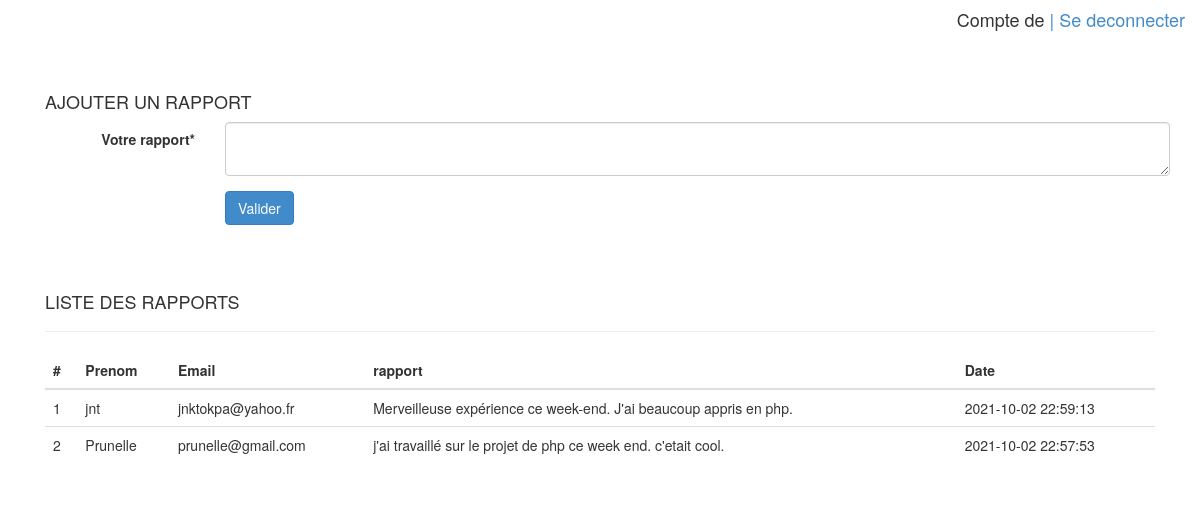
The app's page /accueil.php with its own data.
### tables this page shows
CREATE TABLE `rapport` (
  `id` int(11) NOT NULL,
  `pseudo` varchar(255) NOT NULL,
  `mail` varchar(255) NOT NULL,
  `rapp` text NOT NULL,
  `date_rapport` datetime NOT NULL DEFAULT current_timestamp()
);

### connexion.php (called while the page is built, shortened)
<?php
    $req_select_rapport = "SELECT * FROM rapport ORDER BY date_rapport DESC";
?>

### table_liste_rapport.php (the view)
<div class="col-md-12 jnt-pad-top">
            <div class="content-panel">
              <h4></i> LISTE DES RAPPORTS</h4>
              <hr>
              <table class="table">
                <thead>
                  <tr>
                    <th>#</th>
                    <th>Prenom</th>
                    <th>Email</th>
                    <th>rapport</th>
                    <th>Date</th>
                  </tr>
                </thead>
                <tbody>
                    <?php
                        $i = 1 ;
                        while ($row = $select_rapport->fetch()){
                            echo "<tr>" ;
                            echo "<td>$i</td>" ;
                            echo "<td>$row[pseudo]</td>" ;
                            echo "<td>$row[mail]</td>" ;
                            echo "<td>$row[rapp]</td>" ;
                            echo "<td>$row[date_rapport]</td>" ;
                            $i++ ;
                        }
                        ?>
                </tbody>
              </table>
            </div>
          </div>

### accueil.php (shortened to what this page needs)
<?php
    include_once ('connexion.php');
?>
<!DOCTYPE html>
<html lang="en">
    <head>
        <link rel="stylesheet" href="css/bootstrap.css">
        <link rel="stylesheet" href="css/style.css">
    </head>
    <body>
        <div>
            <h4 class="col-lg-12 text-align-end">Compte de <?php echo $_SESSION['pseudo']; ?><a href="deconnection.php"> | Se deconnecter</a></h4>
        </div>
        <div class=" form container jnt-pad-top">
            <h4 class="col-lg-12">AJOUTER UN RAPPORT</h4>
            <form class="form-horizontal style-form"  method="POST" action="">
                <div class="form-group ">
                    <label for="rapport" class="control-label col-lg-2">Votre rapport*</label>
                    <div class="col-lg-10">
                        <textarea class="form-control " id="rapport" name="rapport" required></textarea>
                    </div>
                </div>
                <div class="form-group">
                    <div class="col-lg-offset-2 col-lg-10">
                        <button class="btn btn-primary" name="valider" type="submit">Valider</button>
                    </div>
                </div>
            </form>
            <div>
                <?php
                    $select_rapport = $bdd->query($req_select_rapport);
                    include_once ('table_liste_rapport.php');
                ?>
            </div>
        </div>
    </body>
</html>

### css/style.css (style rules this page uses)
.jnt-pad-top { padding-top: 3em; }
.text-align-end { text-align: end; }

### records on screen
rapport: pseudo "jnt", mail "jnktokpa@yahoo.fr", rapp "Merveilleuse expérience ce week-end. J'ai beaucoup appris en php.", date_rapport "2021-10-02 22:59:13"
rapport: pseudo "Prunelle", mail "prunelle@gmail.com", rapp "j'ai travaillé sur le projet de php ce week end. c'etait cool.", date_rapport "2021-10-02 22:57:53"
